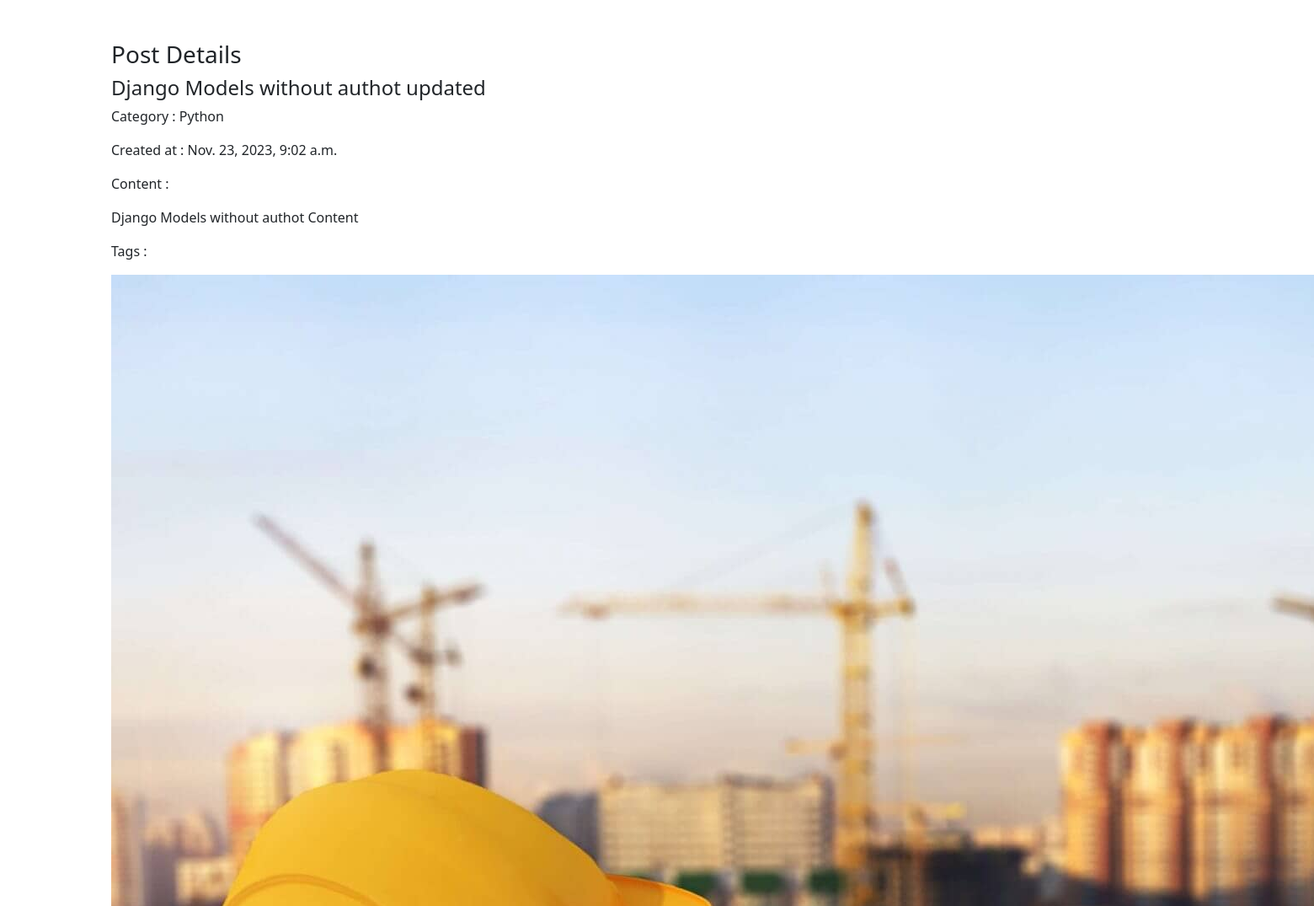
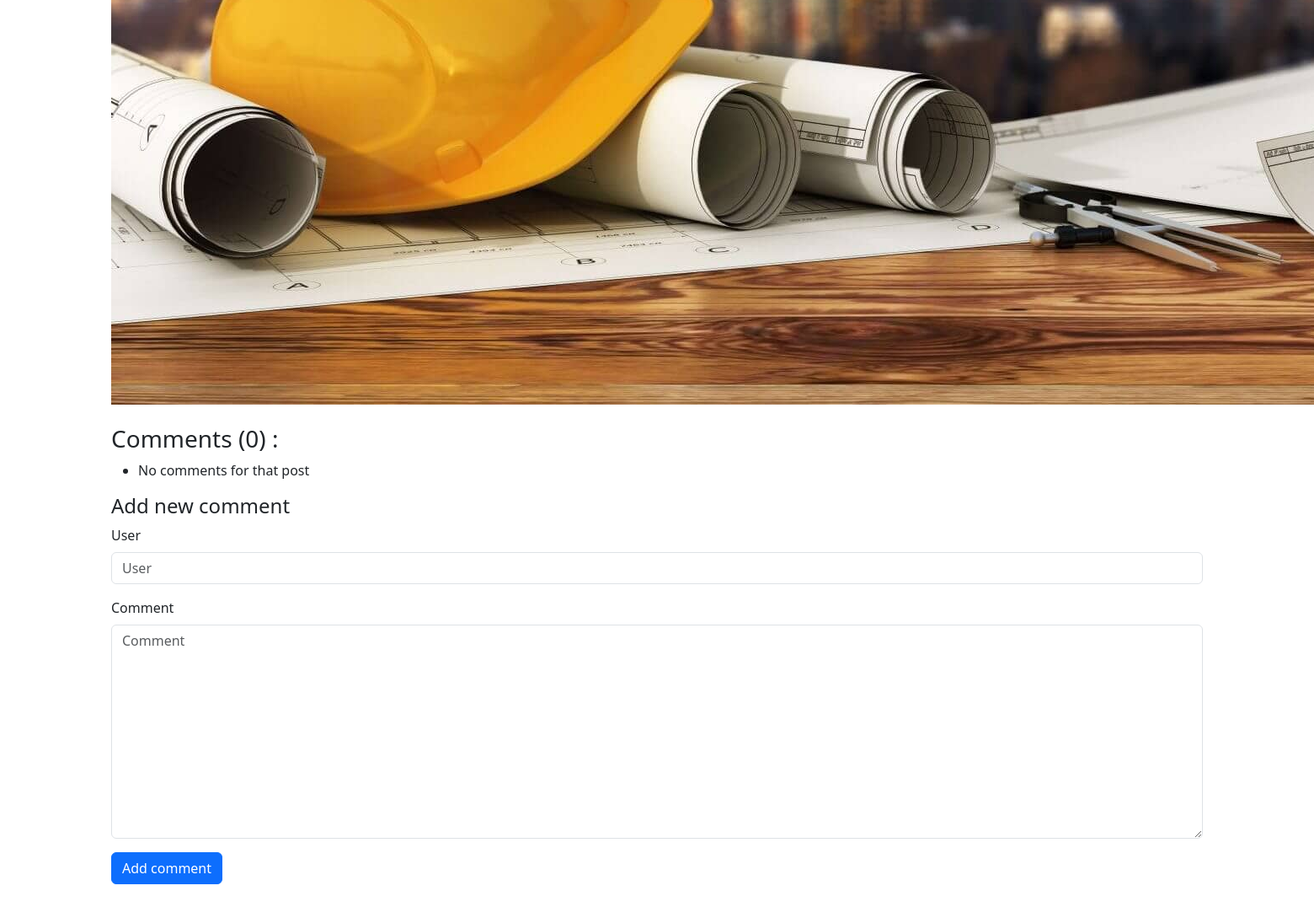
/posts/6, run on the app's committed database (2 pictures, top to bottom).
### posts/models.py (models this page shows, shortened)
class Post (models.Model) :
    author          = models.ForeignKey(User,related_name='post_author',on_delete=models.CASCADE)
    title           = models.CharField(max_length=100)
    content         = models.TextField(max_length=20000)
    draft           = models.BooleanField(default=True)
    publish_date    = models.DateTimeField(default=timezone.now)
    tags            = TaggableManager()
    image           = models.ImageField(upload_to='post')
    category        = models.ForeignKey('Category',related_name='post_category',on_delete=models.SET_NULL,null=True)

class Category(models.Model) :
    title = models.CharField(max_length=100)
    def __str__(self):
        return self.title

### posts/views.py (the view)
# urls.py: path('posts/<int:pk>',post_details),
def post_details(request,pk):
    data = Post.objects.get(id=pk)
    comments = Comment.objects.filter(post=data)
    form = CommentForm()
    if request.method == 'POST' :
        form = CommentForm(request.POST)
        if form.is_valid():
            myform = form.save(commit=False)
            myform.post = data
            myform.save()
    else :
        form = CommentForm()
    context = {
        'post' : data,
        'comments' : comments,
        'form' : form,
    }
    return render (request,'posts/post_detail.html',context)

### posts/forms.py
class CommentForm (forms.ModelForm) :
    class Meta :
        model = Comment
        fields = ['user','comment']

### posts/templates/posts/post_detail.html (shortened to what this page needs)
{% load django_bootstrap5 %}
<!doctype html>
<html lang="en">
  <head>
    <link href="https://cdn.jsdelivr.net/npm/bootstrap@5.3.2/dist/css/bootstrap.min.css" rel="stylesheet">
  </head>
  <body>
    <div class="container py-5">
        <h3>Post Details</h3>
        <h4>{{post.title}}</h4>
        <p>Category : {{post.category}}</p>
        <p>Created at : {{post.publish_date}}</p>
        <p>Content :</p>
        <p>{{post.content | safe}}</p>
        <p>Tags : </p>
        <img src="{{post.image.url}}" alt="">
        <h3>Comments ({{comments | length}}) : </h3>
        <ul>
            {% for comment in comments %}
            <li>{{comment.user}} - {{comment.comment}}</li>
            {% empty %}
            <li>No comments for that post</li>
            {% endfor %}
        </ul>
        <h4>Add new comment</h4>
        <form method="post">
            {% bootstrap_form form %}
            {% bootstrap_button button_type="submit" content="Add comment" %}
        </form>
    </div>
  </body>
</html>

### data on the page
Post: title "Django Models without authot updated", category "Python", publish_date "Nov. 23, 2023, 9:02 a.m.", content "Django Models without authot Content", image (picture)

### other printed values
{{ comments | length }} "0"
